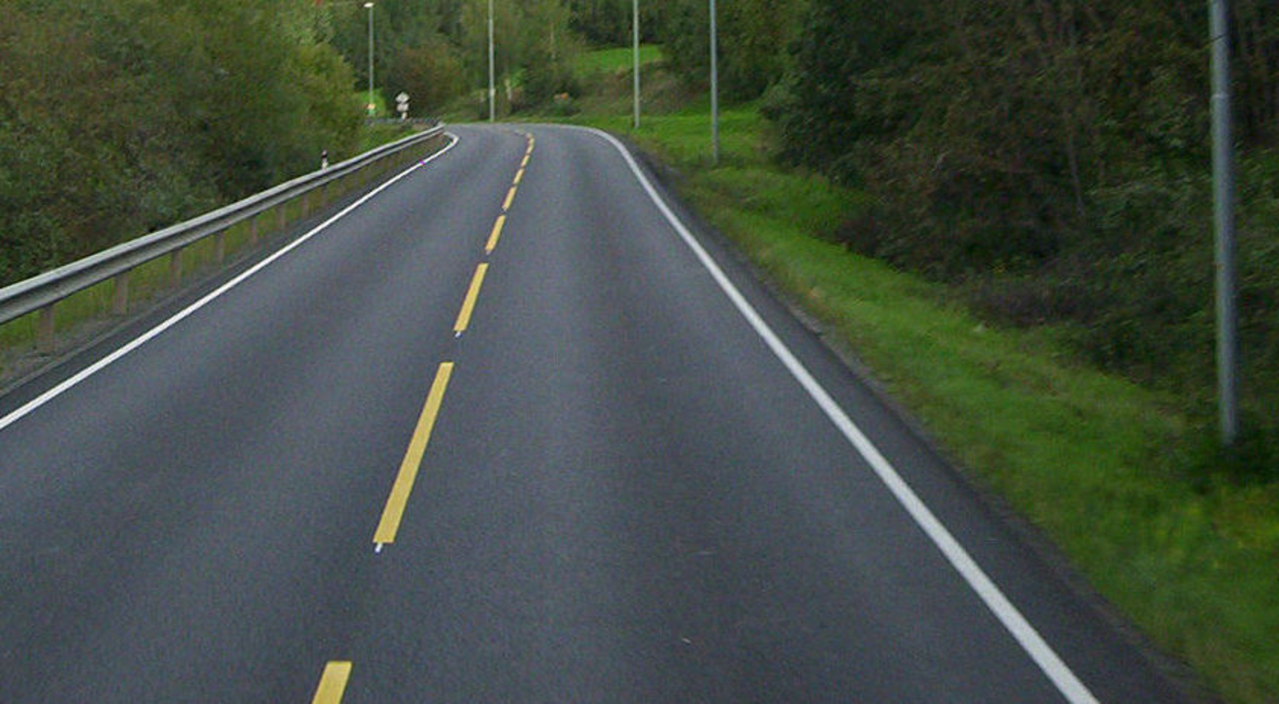
#> input picture test_image2.jpg, 1279 x 704 px
$ python lanes.py
#> lines starting #> are read from the running program, lines starting #| are printed output that depends on the picture; after the words box and inside, x2 and y2 are one past the last pixel; in counts of white or black regions, pixels touching at a corner belong together
#> further down, image is the input picture: shape (704, 1279, 3); mean B, G, R 66.9, 77.2, 67
import cv2
import numpy as np

def make_coordinates(image, line_parameters):
    slope, intercept = line_parameters
    y1 = image.shape[0]
    y2 = int(y1*(3/5))#resultierenden linien enden alle auf der gleichen hoehe
    x1 = int((y1 - intercept) / slope)#x-werte werden mit der geradengleichung berechnet
    x2 = int((y2 - intercept) / slope)
    return np.array([x1, y1, x2, y2])


def average_slope_intercept(image,lines):
    left_fit = [] #erstellen von zwei listen
    right_fit = []
    for line in lines:
        x1, y1, x2, y2 = line.reshape(4) #Linien werden in koordinaten dargestellt
        parameters = np.polyfit((x1, x2), (y1, y2), 1) #es werden jeweils die steigung und der
        #y-achsenabschnitt berechnet
        slope = parameters[0] #steigung wird zugeordnet
        intercept = parameters[1] #y-achsenabschnitt wird zugeordnet
        if slope > 0:
            left_fit.append((slope, intercept)) #wenn die steigung positiv ist, ist die linie rechts
        else:
            right_fit.append((slope, intercept)) #wenn die steigung negativ ist, ist die linie links
    left_fit_average = np.average(left_fit, axis=0) #Es wird eine Geradengleichung aufgestellt mit den Durchschnittswerten
    right_fit_average = np.average(right_fit, axis=0)
    left_line = make_coordinates(image, left_fit_average)#Die Durchschnittsglaichungen werden in zwei koordinaten angegeben
    right_line = make_coordinates(image, right_fit_average)
    return np.array([left_line, right_line])#Die beiden werte werden ausgegeben


def canny(image):
    gray = cv2.cvtColor(image, cv2.COLOR_BGR2GRAY) #Es wird eine Schwarz-Weißes Bild erstellt
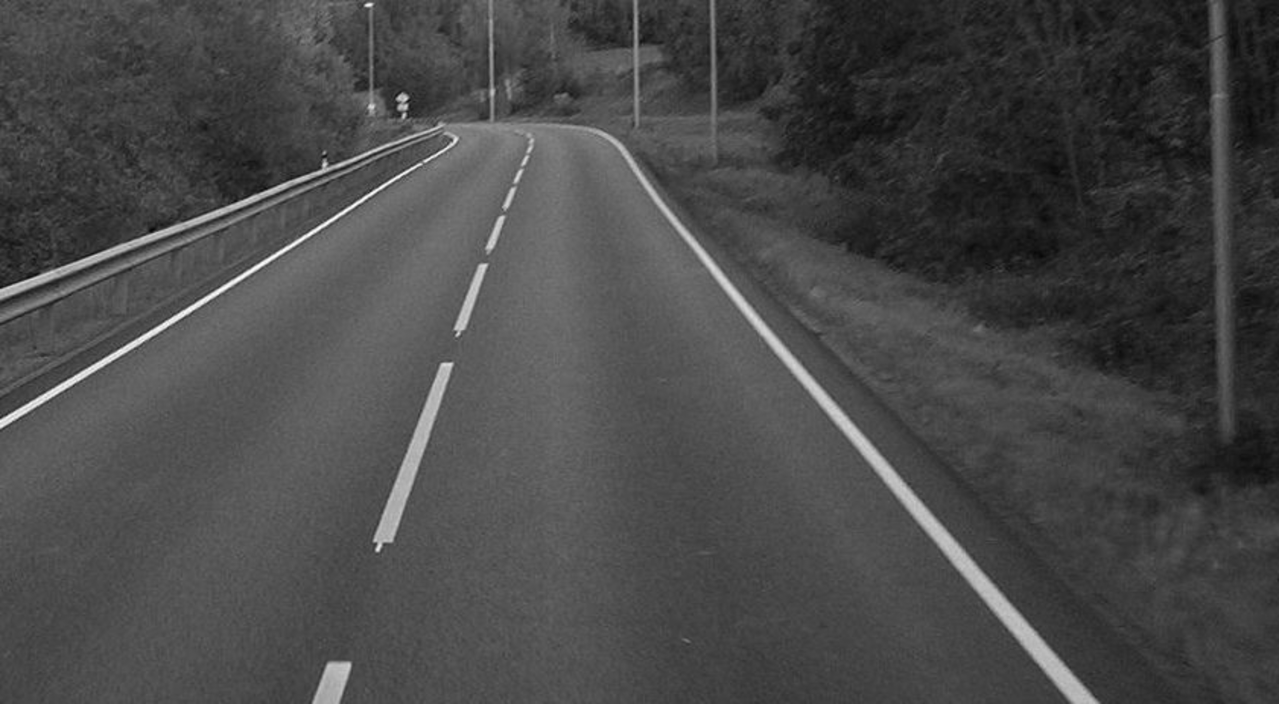
#> gray: shape (704, 1279); min 5, max 254, mean 73
    canny = cv2.Canny(gray, 50, 150) #Die Kontraste werden bestimmt
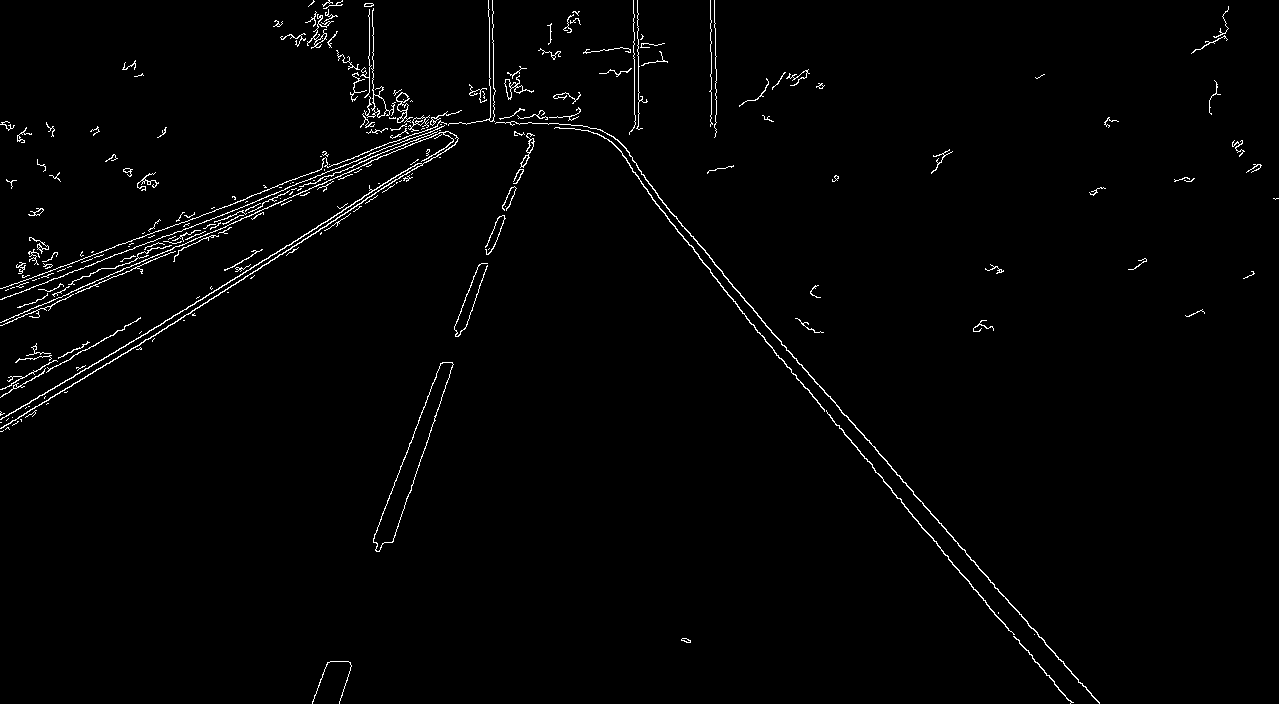
#> canny: shape (704, 1279); 1.5% white in thin lines or dots
    return canny

def display_lines(image, lines):
    line_image = np.zeros_like(image) #Ein neues Bild fuer die Lienien wird erstellt
    if lines is not None:
        for line in lines:
            x1, y1, x2, y2 = line.reshape(4)#Jede Linie die erkannt wird mit in zwei Koordinaten definiert
            cv2.line(line_image, (x1, y1), (x2, y2), (255, 0, 0), 10) #Die definierte Linie wird eingezeichnet
    return line_image

def region_of_interest(image):
    height = image.shape[0] #hoehe des Bildes Wird bestimmt
#> height = 704
    polygons = np.array([[(200, height), (1100, height),(550, 250)]]) #Die Koordinaten des Dreiecks
#> polygons = [[200, 704], [1100, 704], [550, 250]]
    #werden in einem Array gespeichert
    mask = np.zeros_like(image) #erzeugt ein Schwarzes Bild mit der gleichen aufloesung wie die Anderen Bilder
    cv2.fillPoly(mask, polygons, 255) #Im schwarzen Bild wird das vorher im Array definierte dreieck eingesetzt
#> mask: shape (704, 1279); 22.7% white; 1 white region, box (x1, y1, x2, y2) and area: (200, 250, 1100, 704) 204575
    masked_image = cv2.bitwise_and(image, mask) # Beide Bilder werden uebereinander gelegt
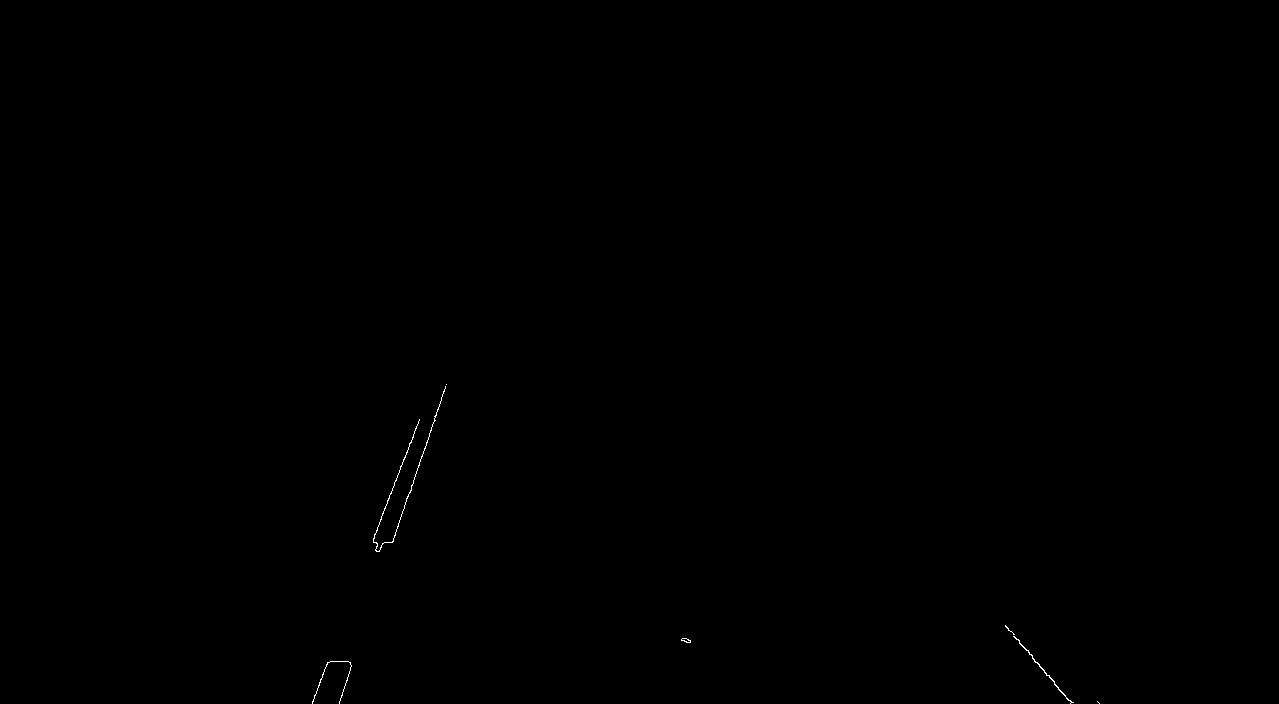
#> masked_image: shape (704, 1279); 0.07% white in thin lines or dots, all inside (x1, y1, x2, y2) = (312, 384, 1100, 704)
    return masked_image #nur der region  of interest wird ausgegeben

image = cv2.imread('test_image2.jpg') #Bild wird eingelesen
lane_image = np.copy(image) #Es wird eine Kopie erstellt
canny_image = canny(lane_image)
cropped_image = region_of_interest(canny_image)
lines = cv2.HoughLinesP(cropped_image, 2, np.pi/180, 100, np.array([]), 40, 5) #Die schnittpunkte im
#> lines = [[373, 539, 419, 419], [1005, 626, 1071, 702], [422, 456, 446, 384]]
#Hough Diagramm werden gezaehlt und die Geraden Bestimmt.
averaged_lines = average_slope_intercept(lane_image, lines)
#> the loop in average_slope_intercept, `for line in lines:` made 3 passes
#> (x1, y1, x2, y2, slope, intercept) on passes 1 to 3: (373, 539, 419, 419, -2.61, 1512), (1005, 626, 1071, 702, 1.15, -531.3), (422, 456, 446, 384, -3, 1722)
#> after the loop in average_slope_intercept, `for line in lines:`: left_fit = [(1.15, -531.3)]; right_fit = [(-2.61, 1512), (-3, 1722)]
#> in average_slope_intercept, `left_fit_average = np.average(left_fit, axis=0)`: left_fit_average = [1.15, -531.3]
#> in average_slope_intercept, `right_fit_average = np.average(right_fit, axis=0)`: right_fit_average = [-2.8, 1617]
#> in make_coordinates, `slope, intercept = line_parameters`: slope = 1.15; intercept = -531.3
#> in make_coordinates, `x1 = int((y1 - intercept) / slope)#x-werte werden mit der geradengleic..`: x1 = 1072
#> in make_coordinates, `x2 = int((y2 - intercept) / slope)`: x2 = 827
#> in average_slope_intercept, `left_line = make_coordinates(image, left_fit_average)#Die Durchschnitt..`: left_line = [1072, 704, 827, 422]
#> in average_slope_intercept, `right_line = make_coordinates(image, right_fit_average)`: right_line = [325, 704, 426, 422]
#> averaged_lines = [[1072, 704, 827, 422], [325, 704, 426, 422]]
line_image = display_lines(lane_image, averaged_lines)
#> the loop in display_lines, `for line in lines:` made 2 passes
combo_image = cv2.addWeighted(lane_image, 0.8, line_image, 1.5, 1)
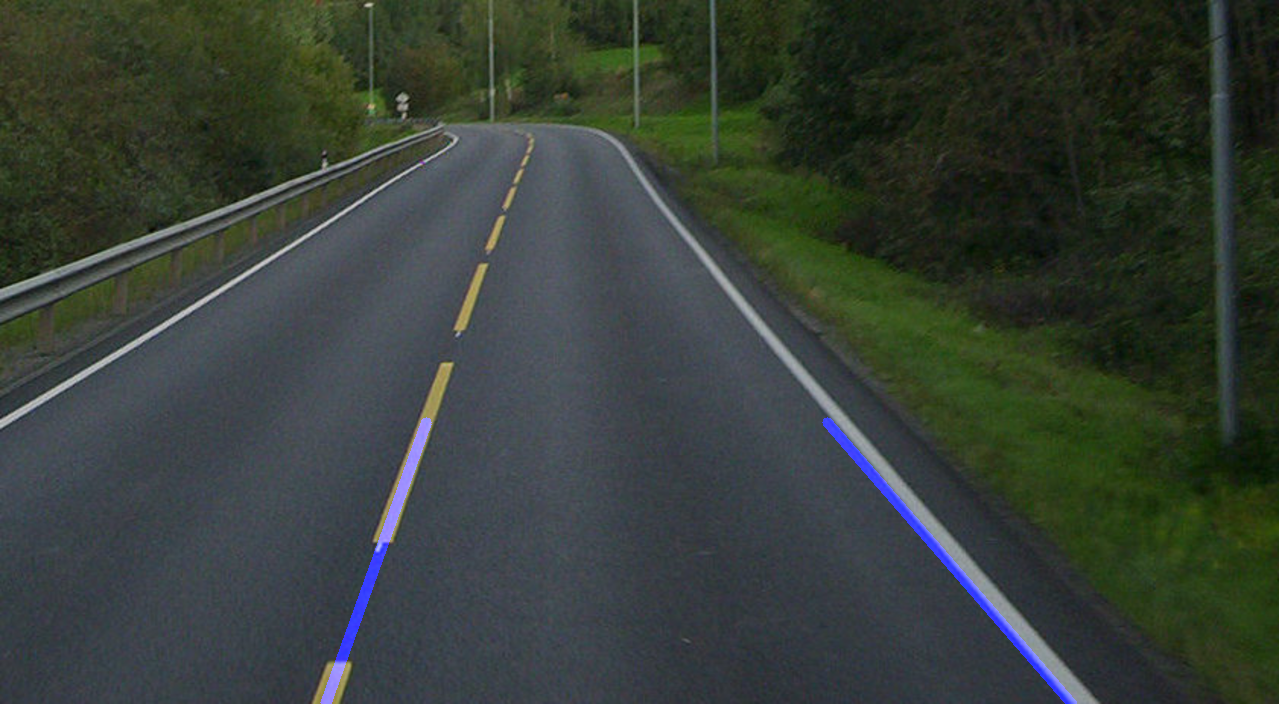
#> combo_image: shape (704, 1279, 3); mean B, G, R 55.9, 62.8, 54.6
cv2.imshow("result", combo_image)
cv2.waitKey(0)

$ run again, with test_image1.jpg copied over test_image2.jpg
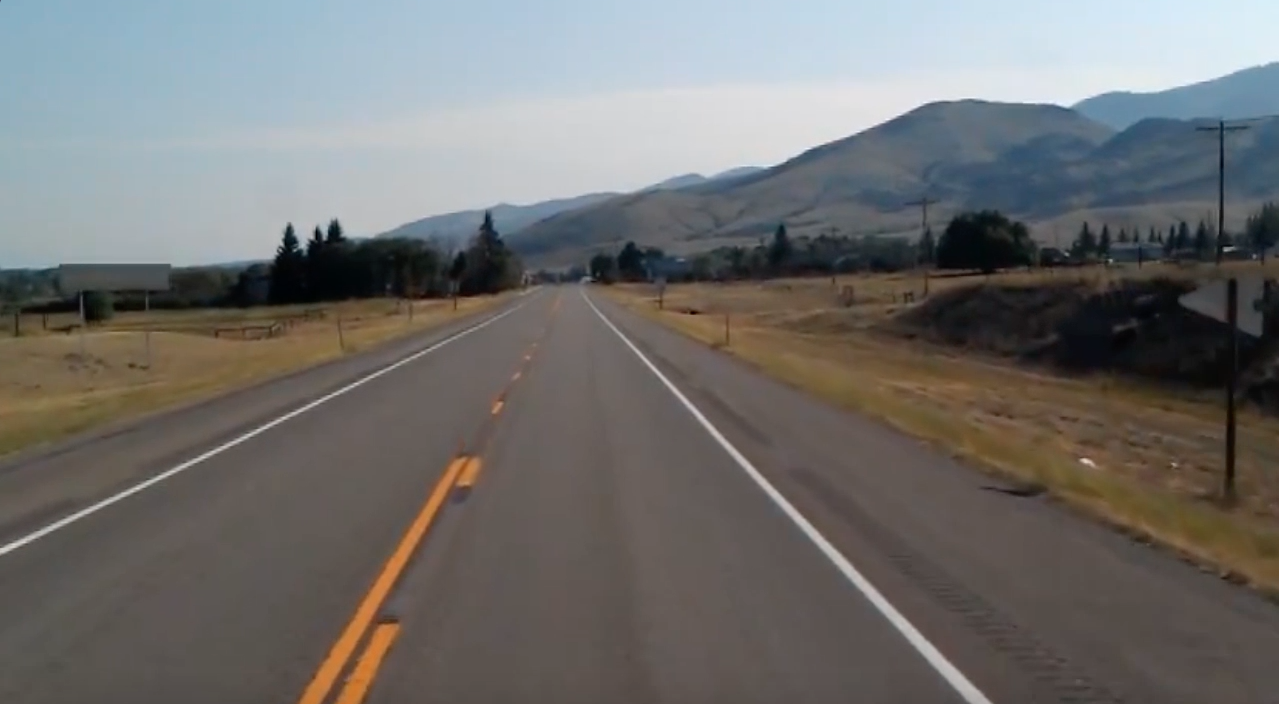
#> input picture test_image1.jpg, 1279 x 704 px
#> image is the input picture: shape (704, 1279, 3); mean B, G, R 109.7, 111.3, 112.3
#> in canny, `canny = cv2.Canny(gray, 50, 150)`:
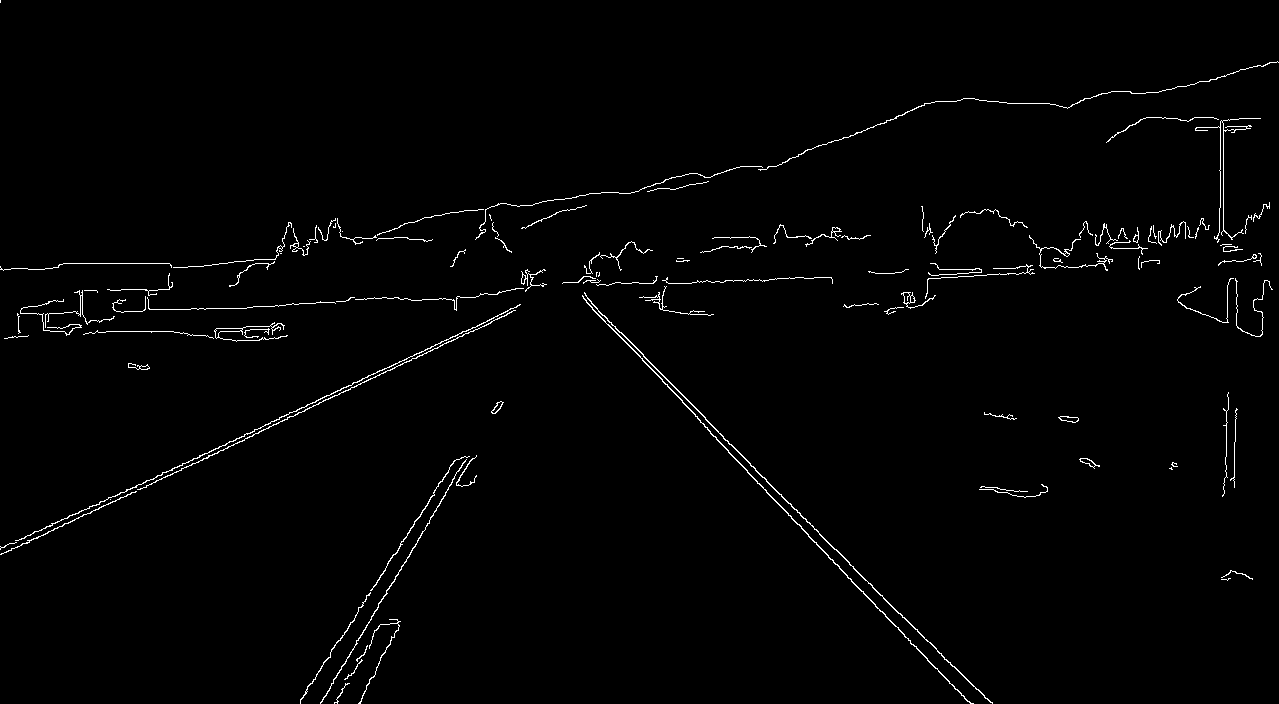
#> canny: shape (704, 1279); 1.3% white in thin lines or dots
#> mask: shape (704, 1279); 22.7% white; 1 white region, box (x1, y1, x2, y2) and area: (200, 250, 1100, 704) 204575
#> masked_image: shape (704, 1279); 0.33% white in thin lines or dots, all inside (x1, y1, x2, y2) = (300, 269, 993, 704)
#> lines = 15 rows, first 6: [643, 356, 755, 468], [747, 472, 927, 658], [356, 642, 413, 547], [334, 647, 386, 567], [849, 564, 941, 653], [642, 360, 707, 427]
#> the loop in average_slope_intercept, `for line in lines:` made 15 passes
#> (x1, y1, x2, y2, slope, intercept) on passes 1 to 8: (643, 356, 755, 468, 1, -287), (747, 472, 927, 658, 1.03, -299.9), (356, 642, 413, 547, -1.67, 1235.3), (334, 647, 386, 567, -1.54, 1160.8), (849, 564, 941, 653, 0.967, -257.3), (642, 360, 707, 427, 1.03, -301.8), (320, 703, 445, 495, -1.66, 1235.5), (950, 662, 990, 702, 1, -288)
#> after the loop in average_slope_intercept, `for line in lines:`: left_fit = [(1, -287), (1.03, -299.9), (0.967, -257.3), (1.03, -301.8), (1, -288), (1, -286), (1.05, -316.3), (1, -288), (1, -283), (1.02, -287.6)]; right_fit = [(-1.67, 1235.3), (-1.54, 1160.8), (-1.66, 1235.5), (-1.57, 1170.3), (-1.54, 1160.2)]
#> left_fit_average = [1.01, -289.5]
#> right_fit_average = [-1.59, 1192.4]
#> in make_coordinates, `slope, intercept = line_parameters`: slope = 1.01; intercept = -289.5
#> in make_coordinates, `x1 = int((y1 - intercept) / slope)#x-werte werden mit der geradengleic..`: x1 = 983
#> in make_coordinates, `x2 = int((y2 - intercept) / slope)`: x2 = 704
#> left_line = [983, 704, 704, 422]
#> right_line = [306, 704, 483, 422]
#> averaged_lines = [[983, 704, 704, 422], [306, 704, 483, 422]]
#> the loop in display_lines, `for line in lines:` made 2 passes
#> `combo_image = cv2.addWeighted(lane_image, 0.8, line_image, 1.5, 1)`:
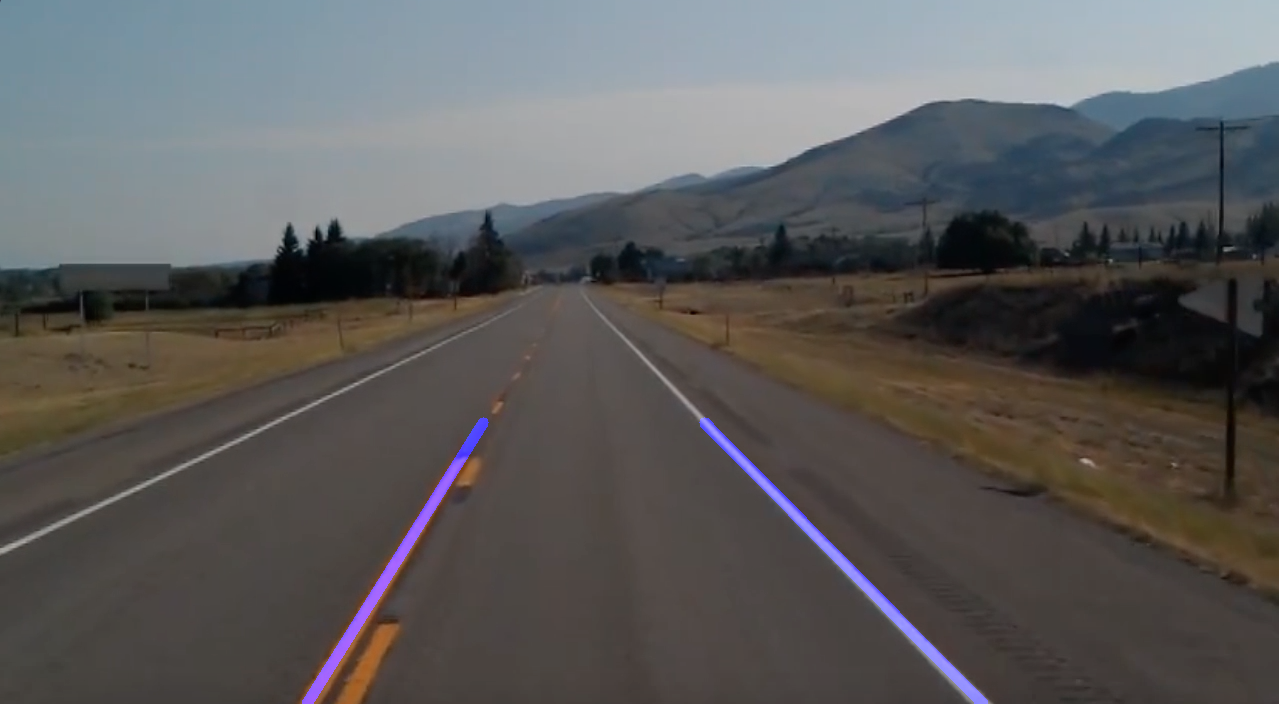
#> combo_image: shape (704, 1279, 3); mean B, G, R 90.2, 90, 90.8
